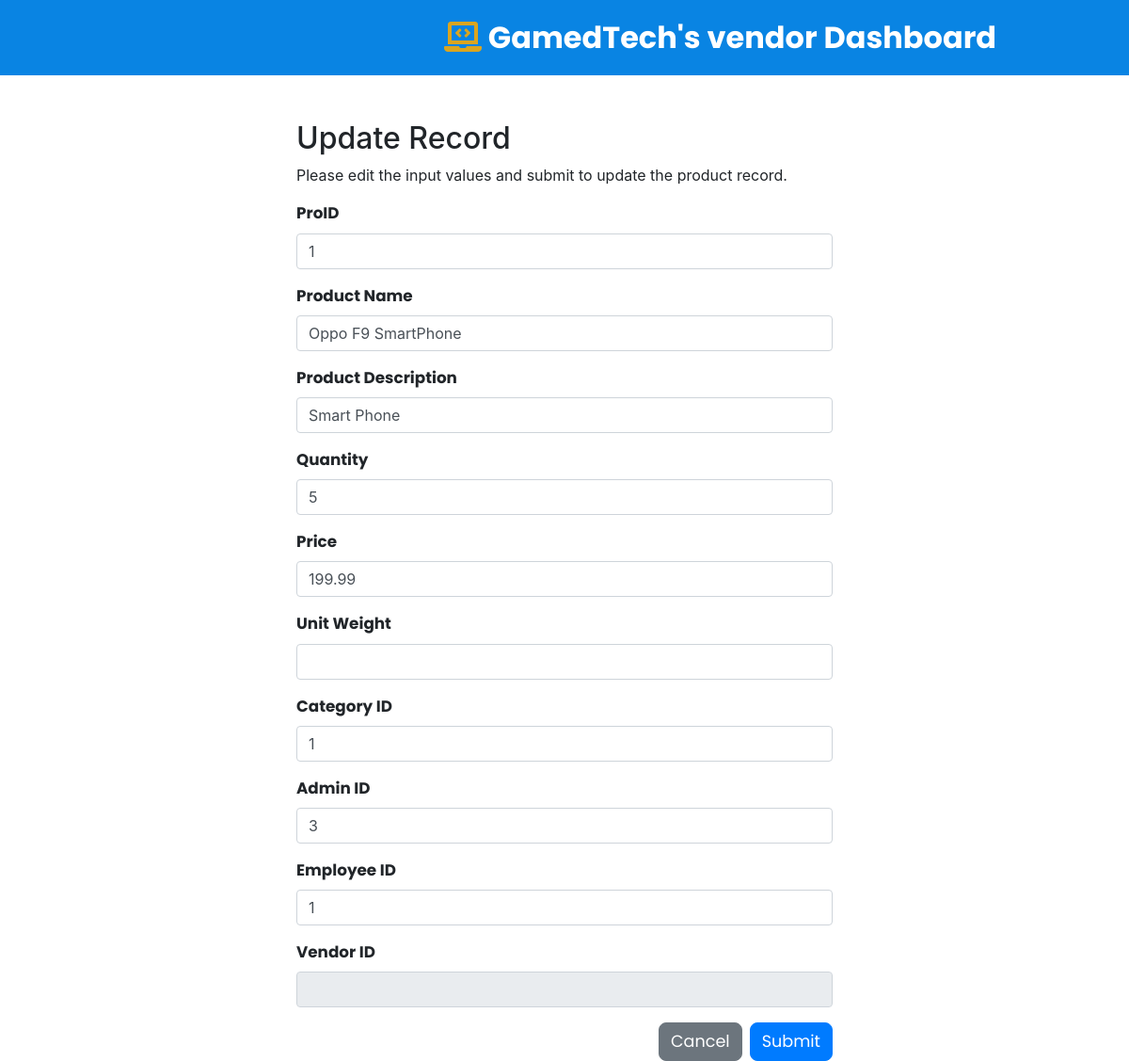
The app's page /GamedTechProject/vendorUpdate.php?id=1 with its own data.
### tables this page shows
CREATE TABLE `product` (
  `ProID` int NOT NULL,
  `ProName` varchar(20) NOT NULL,
  `ProDescription` varchar(20) NOT NULL,
  `Quantity` varchar(20) NOT NULL,
  `Price` varchar(20) NOT NULL,
  `UnitWeight` varchar(20) NOT NULL,
  `CatID` int NOT NULL,
  `AdminID` int NOT NULL,
  `EmpID` int NOT NULL,
  `VendorID` int NOT NULL
);

### GamedTechProject/vendorUpdate.php (the view, shortened to what this page needs)
<?php
require_once "Conn.php";
$ProID = $proName = $proDesc = $quantity = $price = $unitWeight = $catID = $adminID = $empID = $vendorID = "";
$ProID_err = $proName_err = $proDesc_err = $quantity_err = $price_err = $unitWeight_err = $catID_err = $adminID_err = $empID_err = $vendorID_err = "";
if(isset($_POST["id"]) && !empty($_POST["id"])){
    $id = $_POST["id"];
    $input_ProID = trim($_POST["ProID"]);
    if(empty($input_ProID)){
        $ProID_err = "Please enter a product ID.";
    }
     else{
        $ProID = $input_ProID;
    }
    $input_proName = trim($_POST["proName"]);
    if(empty($input_proName)){
        $proName_err = "Please enter a product name.";
    } elseif(!filter_var( $input_proName, FILTER_VALIDATE_REGEXP, array("options"=>array("regexp"=>"/^[a-zA-Z\s]+$/")))){
        $proName_err = "Please enter a valid product name.";
    } else{
        $proName = $input_proName;
    }
    $input_proDesc = trim($_POST["proDesc"]);
    if(empty($input_proDesc)){
        $proDesc_err = "Please enter a product description.";
    }
    else{
        $proDesc = $input_proDesc;
    }
    $input_quant = trim($_POST["quant"]);
    if(empty($input_quant)){
        $quantity_err = "Please enter an quantity.";
    }
     else{
        $quantity = $input_quant;
    }
    $input_price = trim($_POST["price"]);
    if(empty($input_price)){
        $price_err = "Please enter a price.";
    }
    else{
        $price = $input_price;
    }
    $input_unitweight = trim($_POST["unitweight"]);
    if(empty($input_unitweight)){
        $unitWeight_err = "Please enter a unit weight.";
    }
    else{
        $unitWeight = $input_unitweight;
    }
    $input_catid = trim($_POST["catid"]);
    if(empty($input_catid)){
        $catID_err = "Please enter a category ID.";
    }
    else{
        $catID = $input_catid;
    }
    $input_adminid = trim($_POST["adminid"]);
    if(empty( $input_adminid)){
        $adminID_err = "Please enter an admin ID.";
    }
    else{
        $adminID = $input_adminid;
    }
    $input_empid = trim($_POST["empid"]);
    if(empty($input_empid)){
        $empID_err = "Please enter an employee ID.";
    }
    else{
        $empID = $input_empid;
    }
    $input_vendid = trim($_POST["vendid"]);
    if(empty($input_vendid)){
        $vendorID_err = "Please enter your vendor ID.";
    }
    else{
        $vendorID = $input_vendid;
    }
    if(empty($ProID_err) && empty($proName_err) && empty($proDesc_err) && empty($quantity_err) && empty($price_err) && empty($unitWeight_err) && empty($catID_err) && empty($adminID_err) && empty($empID_err) && empty($vendorID_err)){
        $sql = "UPDATE product SET ProName = ? , ProDescription = ? , Quantity = ? , Price = ? , UnitWeight = ? , CatID  = ? , AdminID  = ? , EmpID  = ?   WHERE ProID  = ? and VendoID = ?";
        if($stmt = mysqli_prepare($conn, $sql)){
            mysqli_stmt_bind_param($stmt, "sssssiiiii", $param_proName,$param_proDesc,$param_quantity,$param_price,$param_unitWeight,$param_catID,$param_adminID,$param_empID,$param_ProID,$param_vendorID);
            $param_proName = $proName;
            $param_proDesc = $proDesc;
            $param_quantity = $quantity;
            $param_price = $price;
            $param_unitWeight = $unitWeight;
            $param_catID = $catID;
            $param_adminID = $adminID;
            $param_empID = $empID;
            $param_ProID = $id;
            $param_vendorID = $vendorID;
            if(mysqli_stmt_execute($stmt)){
                header("location: vendorDashboard.php");
                exit();
            } else{
                echo "Oops! Something went wrong. Please try again later.";
            }
        }
        mysqli_stmt_close($stmt);
    }
    mysqli_close($conn);
} else{
    if(isset($_GET["id"]) && !empty(trim($_GET["id"]))){
        $id =  trim($_GET["id"]);
        $sql = "SELECT * FROM product WHERE ProID = ?";
        if($stmt = mysqli_prepare($conn, $sql)){
            mysqli_stmt_bind_param($stmt, "i", $param_id);
            if(mysqli_stmt_execute($stmt)){
                $result = mysqli_stmt_get_result($stmt);
                if(mysqli_num_rows($result) == 1){
                    $row = mysqli_fetch_array($result, MYSQLI_ASSOC);
                    $id = $row["ProID"];
                    $proName = $row["ProName"];
                    $proDesc = $row["ProDescription"];
                    $quantity = $row["Quantity"];
                    $price = $row["Price"];
                    $unitWeight = $row["UnitWeight"];
                    $catID = $row["CatID"];
                    $adminID = $row["AdminID"];
                    $empID = $row["EmpID"];
                } else{
                    header("location: vendorError.php");
                    exit();
                }
            } else{
                echo "Oops! Something went wrong. Please try again later.";
            }
        }
    }  else{
        header("location: vendorError.php");
        exit();
    }
}
?>
<!DOCTYPE html>
<html lang="en">
<head>
    <link rel="stylesheet" href="https://stackpath.bootstrapcdn.com/bootstrap/4.5.2/css/bootstrap.min.css">
    <link rel="stylesheet" href="https://cdnjs.cloudflare.com/ajax/libs/font-awesome/5.15.4/css/all.min.css">
    <link rel="stylesheet" href="css/styles3.css">
</head>
<body>
<?php session_start();
                $testt= $_SESSION['id'];?>
    <header class="header">
        <a href="vendorDashboard.php" class="logo"> <i class="fas fa-laptop-code"></i> GamedTech's vendor Dashboard </a>
    </header>
    <div class="wrapper">
        <div class="container-fluid">
            <div class="row">
                <div class="col-md-12">
                    <h2 class="mt-5">Update Record</h2>
                    <p>Please edit the input values and submit to update the product record.</p>
                    <form action="<?php echo htmlspecialchars(basename($_SERVER['REQUEST_URI'])); ?>" method="post">
                    <div class="form-group">
                            <label>ProID</label>
                            <input type="number" name="ProID" class="form-control <?php echo (!empty($ProID_err)) ? 'is-invalid' : ''; ?>" value="<?php echo $id; ?>">
                        </div>
                        <div class="form-group">
                            <label>Product Name</label>
                            <input type="text" name="proName" class="form-control <?php echo (!empty($proName_err)) ? 'is-invalid' : ''; ?>" value="<?php echo $proName; ?>">
                        </div>
                        <div class="form-group">
                            <label>Product Description</label>
                            <input type="text" name="proDesc" class="form-control <?php echo (!empty($proDesc_err)) ? 'is-invalid' : ''; ?>" value="<?php echo $proDesc; ?>">
                        </div>
                        <div class="form-group">
                            <label>Quantity</label>
                            <input type="number" min="1" max="100" name="quant" class="form-control <?php echo (!empty($price_err)) ? 'is-invalid' : ''; ?>" value="<?php echo $quantity; ?>">
                        </div>
                        <div class="form-group">
                            <label>Price</label>
                            <input type="number" min="1" max="3000" name="price" class="form-control <?php echo (!empty($empID_err)) ? 'is-invalid' : ''; ?>" value="<?php echo $price; ?>">
                        </div>
                        <div class="form-group">
                            <label>Unit Weight</label>
                            <input type="number" min="1" max="100" name="unitweight" class="form-control <?php echo (!empty($unitWeight_err)) ? 'is-invalid' : ''; ?>" value="<?php echo $unitWeight; ?>">
                        </div>
                        <div class="form-group">
                            <label>Category ID</label>
                            <input type="number" min="1" max="100" name="catid" class="form-control <?php echo (!empty($catID_err)) ? 'is-invalid' : ''; ?>" value="<?php echo $catID; ?>">
                        </div>
                        <div class="form-group">
                            <label>Admin ID</label>
                            <input type="number" min="1" max="100" name="adminid" class="form-control <?php echo (!empty($adminID_err)) ? 'is-invalid' : ''; ?>" value="<?php echo $adminID; ?>">
                        </div>
                        <div class="form-group">
                            <label>Employee ID</label>
                            <input type="number" min="1" max="100" name="empid" class="form-control <?php echo (!empty($empID_err)) ? 'is-invalid' : ''; ?>" value="<?php echo $empID; ?>">
                        </div>
                        <div class="form-group">
                            <label>Vendor ID</label>
                            <input type="number" name="vendid" class="form-control" readonly <?php echo (!empty($vendorID_err)) ? 'is-invalid' : ''; ?> value="<?php echo $testt; ?>">
                        </div>
                        <input type="submit" class="btn btn-primary ml-2" value="Submit">
                        <a href="vendorDashboard.php" class="btn btn-secondary ml-2">Cancel</a>
                    </form>
                </div>
            </div>
        </div>
    </div>
</body>
</html>

### GamedTechProject/css/styles3.css (style rules this page uses)
.header { position: -webkit-sticky; position: sticky; top: 0; right: 0; left: 0; z-index: 1000; background-color: #0984e3; display: -webkit-box; display: -ms-flexbox; display: flex; -webkit-box-align: center; -ms-flex-align: center; align-items: center; -webkit-box-pack: justify; -ms-flex-pack: justify; justify-content: space-between; padding: 1rem 6%; }
.header .logo { font-family: 'Poppins', sans-serif; font-size: 2.5rem; color: #ffffff; font-weight: bolder; }
.header a { margin-left: 33rem; }
.header .logo i { color: goldenrod; }
.container-fluid .btn { font-family: 'Poppins', sans-serif; font-size: 1.1rem; float: right; border-radius: 0.5rem; }
.form-group label { font-family: 'Poppins', sans-serif; font-size: 1.05rem; font-weight: bold; }
@media (max-width: 1418px) { .header .logo { font-size: 2rem; margin-left: 25rem; } }

### GamedTechProject/vendorUpdate.php (style rules this page uses)
.wrapper { width: 600px; margin: 0 auto; }

### records on screen
product: ProID "1", proName "Oppo F9 SmartPhone", proDesc "Smart Phone", quant "5", price "199.99", catid "1", adminid "3", empid "1"
